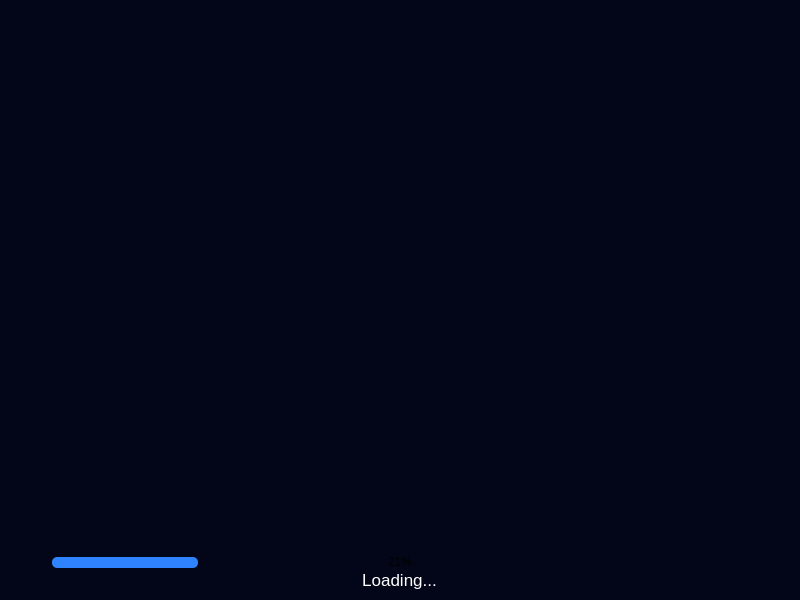
<?xml version="1.0" encoding="UTF-8"?>
<ui version="4.0">
 <class>LoadingWindow</class>
 <widget class="QWidget" name="LoadingWindow">
  <property name="enabled">
   <bool>true</bool>
  </property>
  <property name="geometry">
   <rect>
    <x>0</x>
    <y>0</y>
    <width>800</width>
    <height>600</height>
   </rect>
  </property>
  <property name="minimumSize">
   <size>
    <width>800</width>
    <height>600</height>
   </size>
  </property>
  <property name="maximumSize">
   <size>
    <width>800</width>
    <height>600</height>
   </size>
  </property>
  <property name="baseSize">
   <size>
    <width>800</width>
    <height>600</height>
   </size>
  </property>
  <property name="windowTitle">
   <string>LoadingWindow</string>
  </property>
  <property name="styleSheet">
   <string notr="true">background-color: #020618;</string>
  </property>
  <layout class="QVBoxLayout" name="verticalLayout_2">
   <property name="spacing">
    <number>0</number>
   </property>
   <property name="leftMargin">
    <number>0</number>
   </property>
   <property name="topMargin">
    <number>0</number>
   </property>
   <property name="rightMargin">
    <number>0</number>
   </property>
   <property name="bottomMargin">
    <number>0</number>
   </property>
   <item>
    <widget class="QLabel" name="label_loadingImages">
     <property name="enabled">
      <bool>true</bool>
     </property>
     <property name="minimumSize">
      <size>
       <width>800</width>
       <height>600</height>
      </size>
     </property>
     <property name="baseSize">
      <size>
       <width>800</width>
       <height>600</height>
      </size>
     </property>
     <property name="layoutDirection">
      <enum>Qt::LayoutDirection::LeftToRight</enum>
     </property>
     <property name="styleSheet">
      <string notr="true">background-image: url(:/resources/images/logo/plugin-builder-bg.png);
background-repeat: no-repeat; 
background-position: center;</string>
     </property>
     <property name="text">
      <string/>
     </property>
     <property name="alignment">
      <set>Qt::AlignmentFlag::AlignCenter</set>
     </property>
    </widget>
   </item>
   <item>
    <layout class="QVBoxLayout" name="verticalLayout">
     <property name="spacing">
      <number>0</number>
     </property>
     <property name="leftMargin">
      <number>50</number>
     </property>
     <property name="rightMargin">
      <number>50</number>
     </property>
     <property name="bottomMargin">
      <number>10</number>
     </property>
     <item>
      <widget class="QProgressBar" name="progressBar">
       <property name="sizePolicy">
        <sizepolicy hsizetype="Preferred" vsizetype="Preferred">
         <horstretch>0</horstretch>
         <verstretch>0</verstretch>
        </sizepolicy>
       </property>
       <property name="minimumSize">
        <size>
         <width>0</width>
         <height>15</height>
        </size>
       </property>
       <property name="maximumSize">
        <size>
         <width>16777215</width>
         <height>15</height>
        </size>
       </property>
       <property name="baseSize">
        <size>
         <width>0</width>
         <height>0</height>
        </size>
       </property>
       <property name="styleSheet">
        <string notr="true">QProgressBar {
	 border: 0px;
     border-radius: 5px;
     background-color: rgba(255, 255, 255, .3);
	 padding: 2px;
 }

 QProgressBar::chunk {
     background-color:  #3083ff;
     border-radius: 5px;
 }
</string>
       </property>
       <property name="value">
        <number>21</number>
       </property>
       <property name="alignment">
        <set>Qt::AlignmentFlag::AlignCenter</set>
       </property>
       <property name="invertedAppearance">
        <bool>false</bool>
       </property>
       <property name="textDirection">
        <enum>QProgressBar::Direction::TopToBottom</enum>
       </property>
       <property name="format">
        <string>%p%</string>
       </property>
      </widget>
     </item>
     <item alignment="Qt::AlignmentFlag::AlignHCenter|Qt::AlignmentFlag::AlignVCenter">
      <widget class="QLabel" name="label_loadingText">
       <property name="palette">
        <palette>
         <active>
          <colorrole role="WindowText">
           <brush brushstyle="SolidPattern">
            <color alpha="255">
             <red>255</red>
             <green>255</green>
             <blue>255</blue>
            </color>
           </brush>
          </colorrole>
          <colorrole role="Button">
           <brush brushstyle="SolidPattern">
            <color alpha="255">
             <red>2</red>
             <green>6</green>
             <blue>24</blue>
            </color>
           </brush>
          </colorrole>
          <colorrole role="Text">
           <brush brushstyle="SolidPattern">
            <color alpha="255">
             <red>255</red>
             <green>255</green>
             <blue>255</blue>
            </color>
           </brush>
          </colorrole>
          <colorrole role="ButtonText">
           <brush brushstyle="SolidPattern">
            <color alpha="255">
             <red>255</red>
             <green>255</green>
             <blue>255</blue>
            </color>
           </brush>
          </colorrole>
          <colorrole role="Base">
           <brush brushstyle="SolidPattern">
            <color alpha="255">
             <red>2</red>
             <green>6</green>
             <blue>24</blue>
            </color>
           </brush>
          </colorrole>
          <colorrole role="Window">
           <brush brushstyle="SolidPattern">
            <color alpha="255">
             <red>2</red>
             <green>6</green>
             <blue>24</blue>
            </color>
           </brush>
          </colorrole>
          <colorrole role="PlaceholderText">
           <brush brushstyle="SolidPattern">
            <color alpha="128">
             <red>255</red>
             <green>255</green>
             <blue>255</blue>
            </color>
           </brush>
          </colorrole>
         </active>
         <inactive>
          <colorrole role="WindowText">
           <brush brushstyle="SolidPattern">
            <color alpha="255">
             <red>255</red>
             <green>255</green>
             <blue>255</blue>
            </color>
           </brush>
          </colorrole>
          <colorrole role="Button">
           <brush brushstyle="SolidPattern">
            <color alpha="255">
             <red>2</red>
             <green>6</green>
             <blue>24</blue>
            </color>
           </brush>
          </colorrole>
          <colorrole role="Text">
           <brush brushstyle="SolidPattern">
            <color alpha="255">
             <red>255</red>
             <green>255</green>
             <blue>255</blue>
            </color>
           </brush>
          </colorrole>
          <colorrole role="ButtonText">
           <brush brushstyle="SolidPattern">
            <color alpha="255">
             <red>255</red>
             <green>255</green>
             <blue>255</blue>
            </color>
           </brush>
          </colorrole>
          <colorrole role="Base">
           <brush brushstyle="SolidPattern">
            <color alpha="255">
             <red>2</red>
             <green>6</green>
             <blue>24</blue>
            </color>
           </brush>
          </colorrole>
          <colorrole role="Window">
           <brush brushstyle="SolidPattern">
            <color alpha="255">
             <red>2</red>
             <green>6</green>
             <blue>24</blue>
            </color>
           </brush>
          </colorrole>
          <colorrole role="PlaceholderText">
           <brush brushstyle="SolidPattern">
            <color alpha="128">
             <red>255</red>
             <green>255</green>
             <blue>255</blue>
            </color>
           </brush>
          </colorrole>
         </inactive>
         <disabled>
          <colorrole role="WindowText">
           <brush brushstyle="SolidPattern">
            <color alpha="255">
             <red>255</red>
             <green>255</green>
             <blue>255</blue>
            </color>
           </brush>
          </colorrole>
          <colorrole role="Button">
           <brush brushstyle="SolidPattern">
            <color alpha="255">
             <red>2</red>
             <green>6</green>
             <blue>24</blue>
            </color>
           </brush>
          </colorrole>
          <colorrole role="Text">
           <brush brushstyle="SolidPattern">
            <color alpha="255">
             <red>255</red>
             <green>255</green>
             <blue>255</blue>
            </color>
           </brush>
          </colorrole>
          <colorrole role="ButtonText">
           <brush brushstyle="SolidPattern">
            <color alpha="255">
             <red>255</red>
             <green>255</green>
             <blue>255</blue>
            </color>
           </brush>
          </colorrole>
          <colorrole role="Base">
           <brush brushstyle="SolidPattern">
            <color alpha="255">
             <red>2</red>
             <green>6</green>
             <blue>24</blue>
            </color>
           </brush>
          </colorrole>
          <colorrole role="Window">
           <brush brushstyle="SolidPattern">
            <color alpha="255">
             <red>2</red>
             <green>6</green>
             <blue>24</blue>
            </color>
           </brush>
          </colorrole>
          <colorrole role="PlaceholderText">
           <brush brushstyle="SolidPattern">
            <color alpha="128">
             <red>255</red>
             <green>255</green>
             <blue>255</blue>
            </color>
           </brush>
          </colorrole>
         </disabled>
        </palette>
       </property>
       <property name="font">
        <font>
         <pointsize>13</pointsize>
        </font>
       </property>
       <property name="styleSheet">
        <string notr="true">color: white</string>
       </property>
       <property name="text">
        <string>Loading...</string>
       </property>
       <property name="alignment">
        <set>Qt::AlignmentFlag::AlignCenter</set>
       </property>
      </widget>
     </item>
    </layout>
   </item>
  </layout>
 </widget>
 <resources/>
 <connections/>
</ui>
